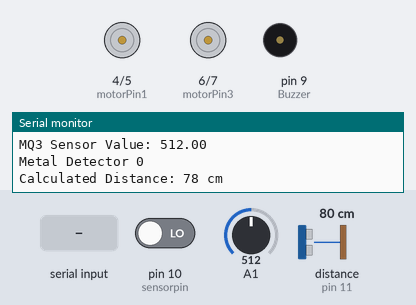
Bench run of a sketch on a simulated Arduino Uno, built with avr-gcc and run on an emulated ATmega328P. Parts: motor-driver pin pairs drawn as motors (green arrow = first pin HIGH = forward, orange = second pin HIGH = backward, longer = more drive), buzzer (waves = sounding), the last lines printed to the serial monitor. Wiring (inferred from the names in the program): ultrasonic range finder: trigger pin 12; echo pin 11. The inputs (shaded band) are chosen by the test bench; at power-on: A1 = 512, pin 10 (sensorpin) LOW, distance to the obstacle (sensor on pin 11) 80 cm. The echo pulse lasts 58.3 µs per cm.

Above: at 1.8 s.
1.9 s: A1 set to 589
6.1 s: A1 set to 612
At 7.4 s:
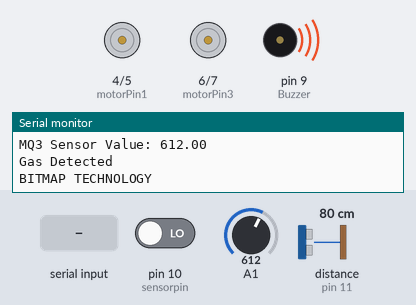
10.3 s: "1" received over the second serial link
At 12.8 s:
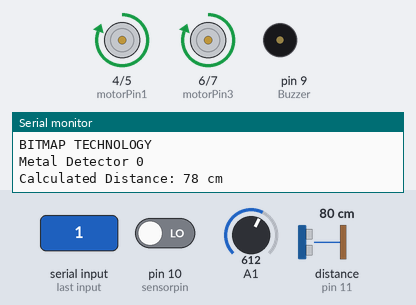
14.5 s: "2" received over the second serial link
At 16.6 s:
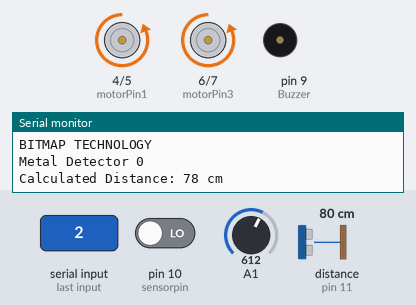
18.7 s: "3" received over the second serial link
At 20.6 s:
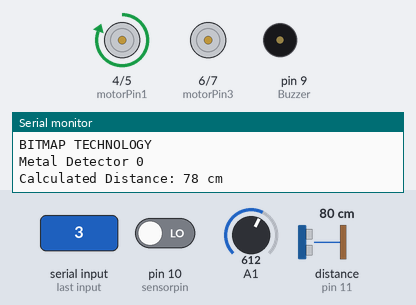
22.9 s: "4" received over the second serial link
At 24.6 s:
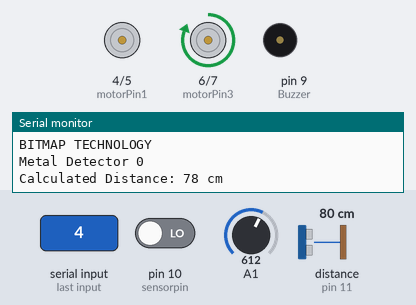
Timing chart, 0 to 28.1 s (numbered marks = the images above; inputs shaded):
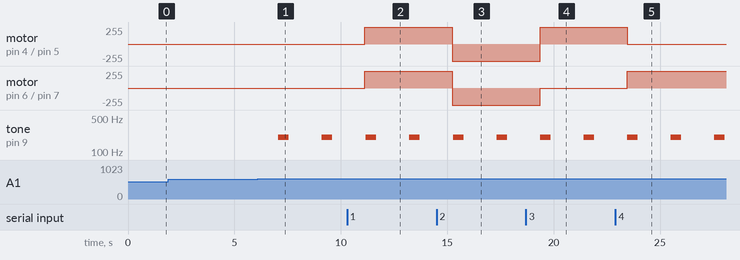

Measured:
- the behaviour switches between 600 and 601 on A1 (found by bisection; images 0 and 1)
- after the input at 6.1 s, tone on pin 9 (Buzzer): alternates 200 Hz for 0.50 s and silent for 1.5 s, starting after 0.95 s
- after the input at 10.3 s, motor on pin 4 (motorPin1) / pin 5 (motorPin2), motor on pin 6 (motorPin3) / pin 7 (motorPin4): stopped → forward 255/255 after 0.83 s
- after the input at 14.5 s, motor on pin 4 (motorPin1) / pin 5 (motorPin2), motor on pin 6 (motorPin3) / pin 7 (motorPin4): forward 255/255 → backward 255/255 after 0.75 s
- after the input at 18.7 s, motor on pin 4 (motorPin1) / pin 5 (motorPin2): backward 255/255 → forward 255/255 after 0.66 s; motor on pin 6 (motorPin3) / pin 7 (motorPin4): backward 255/255 → stopped after 0.66 s
- after the input at 22.9 s, motor on pin 4 (motorPin1) / pin 5 (motorPin2): forward 255/255 → stopped after 0.55 s; motor on pin 6 (motorPin3) / pin 7 (motorPin4): stopped → forward 255/255 after 0.55 s

The sketch:

Spying_militray_robot.ino
```cpp
#include <SoftwareSerial.h>                                                    //add the soft serial libray
SoftwareSerial Bluetooth(0, 1);
int motorPin1 = 4;     // pin 2 on L293D IC
int motorPin2 = 5;     // pin 3 on L293D IC
int motorPin3 = 6;     // pin 4 on L293D IC
int motorPin4 = 7;     // pin 5 on L293D IC

char BT_input;
int sensorpin = 10;
float sensorValue;  //Gas
int val;            //metal
int Buzzer = 9;     //Buzzer
int triggerPin = 12;
int echoPin = 11;
void setup() {
    Serial.begin(9600);
    Bluetooth.begin(9600);
    pinMode(triggerPin, OUTPUT);       // Sets the trigPin as an OUTPUT
    pinMode(echoPin, INPUT);          // Sets the echoPin as an INPUT
    pinMode(motorPin1, OUTPUT);
    pinMode(motorPin2, OUTPUT);
    pinMode(motorPin3, OUTPUT);
    pinMode(motorPin4, OUTPUT);
    digitalWrite(motorPin1,LOW) ;
    digitalWrite(motorPin2,LOW) ;
    digitalWrite(motorPin3,LOW) ;
    digitalWrite(motorPin4,LOW) ;
    pinMode(Buzzer,OUTPUT);     //Buzzer
    digitalWrite(Buzzer, LOW);
    pinMode (sensorpin,INPUT);  // Metal Sensor

}

void loop() {
    // Gas Sensor
    sensorValue = analogRead(A1); // read analog input pin 0
    Serial.print("MQ3 Sensor Value: ");
    Serial.println(sensorValue);
    if (sensorValue > 600)
    {
      Serial.println("Gas Detected");
      Serial.println("BITMAP TECHNOLOGY");
      tone(Buzzer,200);
      delay(500);
      noTone(Buzzer);
      delay(500);
      Bluetooth.println("Gas Detected");
      Bluetooth.print("BITMAP TECHNOLOGY");
     }
     // Metal Sensor
     val= digitalRead(sensorpin);
     Serial.print("Metal Detector ");
     Serial.println(val);
     if (val==1)
     {
          Serial.println("Metal Detected");
          Serial.println("BITMAP TECHNOLOGY");
          tone(Buzzer,200);
          delay(500);
          noTone(Buzzer);
          delay(500);
          Bluetooth.print("Metal Detected");
          Bluetooth.print("BITMAP TECHNOLOGY");
          Bluetooth.print(sensorpin); //
          Bluetooth.println();
      }
      //Ultrasonic
       long highPulseDuration;
       int calculatedDistanceCm;

       //Set the trigPin to low, before setting it to high for the pulse
       digitalWrite(triggerPin, LOW);
       delayMicroseconds(5);

       // Create the 10 seconds pulse on the trig pin
       digitalWrite(triggerPin, HIGH);
       delayMicroseconds(10);

       // Set the pin to low to end the pulse
       digitalWrite(triggerPin, LOW);

       // Read the duration of the high pulse on the echo pin
       highPulseDuration = pulseIn(echoPin, HIGH);

       // Calculating the distance
       calculatedDistanceCm = highPulseDuration * 0.034 / 2; // Speed of sound wave divided by 2 (go and back)

       // Displays the distance on the Serial Monitor
       Serial.print("Calculated Distance: ");
       Serial.print(calculatedDistanceCm);
       Serial.println(" cm");
    //   Bluetooth.print("Calculated Distance: ");
    //   Bluetooth.print(calculatedDistanceCm);
    //   Bluetooth.println(" cm");
        delay(1000);

       if ( calculatedDistanceCm < 30)
       {
          digitalWrite(12,HIGH);
          delay(1);//wait for 1ms
          digitalWrite(12,LOW);
          delay(1);//wait for 1ms
          digitalWrite(motorPin1, LOW);
          digitalWrite(motorPin2, LOW);
          digitalWrite(motorPin3, LOW);
          digitalWrite(motorPin4, LOW);
          Serial.println("Stop");
          Bluetooth.println("Stop");
          delay(1000);

       }
       // MOTOR CODE
  if (Bluetooth.available())
  {
   BT_input=Bluetooth.read();
   Serial.print("BT_input:");
   Serial.println(BT_input);
    if (BT_input=='1')
    {
      digitalWrite(motorPin1, HIGH);
      digitalWrite(motorPin2, LOW);
      digitalWrite(motorPin3, HIGH);
      digitalWrite(motorPin4, LOW);
      Serial.println("Motors are rotating FORWARD");
      Bluetooth.println("Motors are rotating FORWARD");

    }
    if (BT_input=='2')
    {
       digitalWrite(motorPin1, LOW);
      digitalWrite(motorPin2, HIGH);
      digitalWrite(motorPin3, LOW);
      digitalWrite(motorPin4, HIGH);
      Serial.println("Motors are rotating BACKWORD");
      Bluetooth.println("Motors are rotating BACKWORD");

    }
   if (BT_input=='3')
    {
      digitalWrite(motorPin1, HIGH);
      digitalWrite(motorPin2, LOW);
      digitalWrite(motorPin3, LOW);
      digitalWrite(motorPin4, LOW);
      Serial.println("RIGHT");
       Bluetooth.println("RIGHT");

    }
    if (BT_input=='4')
    {
      digitalWrite(motorPin1, LOW);
      digitalWrite(motorPin2, LOW);
      digitalWrite(motorPin3, HIGH);
      digitalWrite(motorPin4, LOW);
      Serial.println("left");
       Bluetooth.println("left");

    }
    if (BT_input=='5')
    {
      digitalWrite(motorPin1, LOW);
      digitalWrite(motorPin2, LOW);
      digitalWrite(motorPin3, LOW);
      digitalWrite(motorPin4, LOW);
      Serial.println("Stop");
      Bluetooth.println("Stop");

    }
  }


}
```
